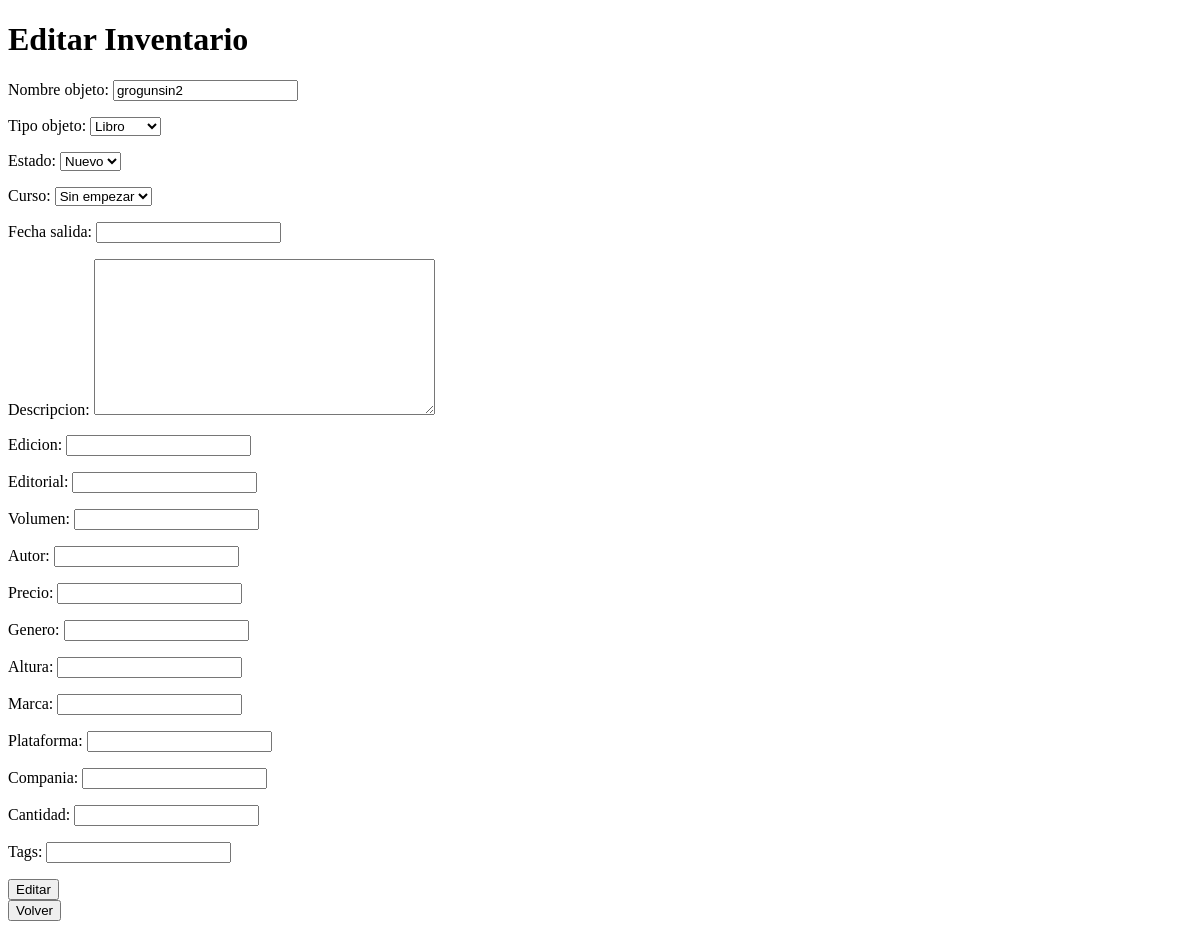
/editar_inventario/5, run on an earlier commit of the app's database.
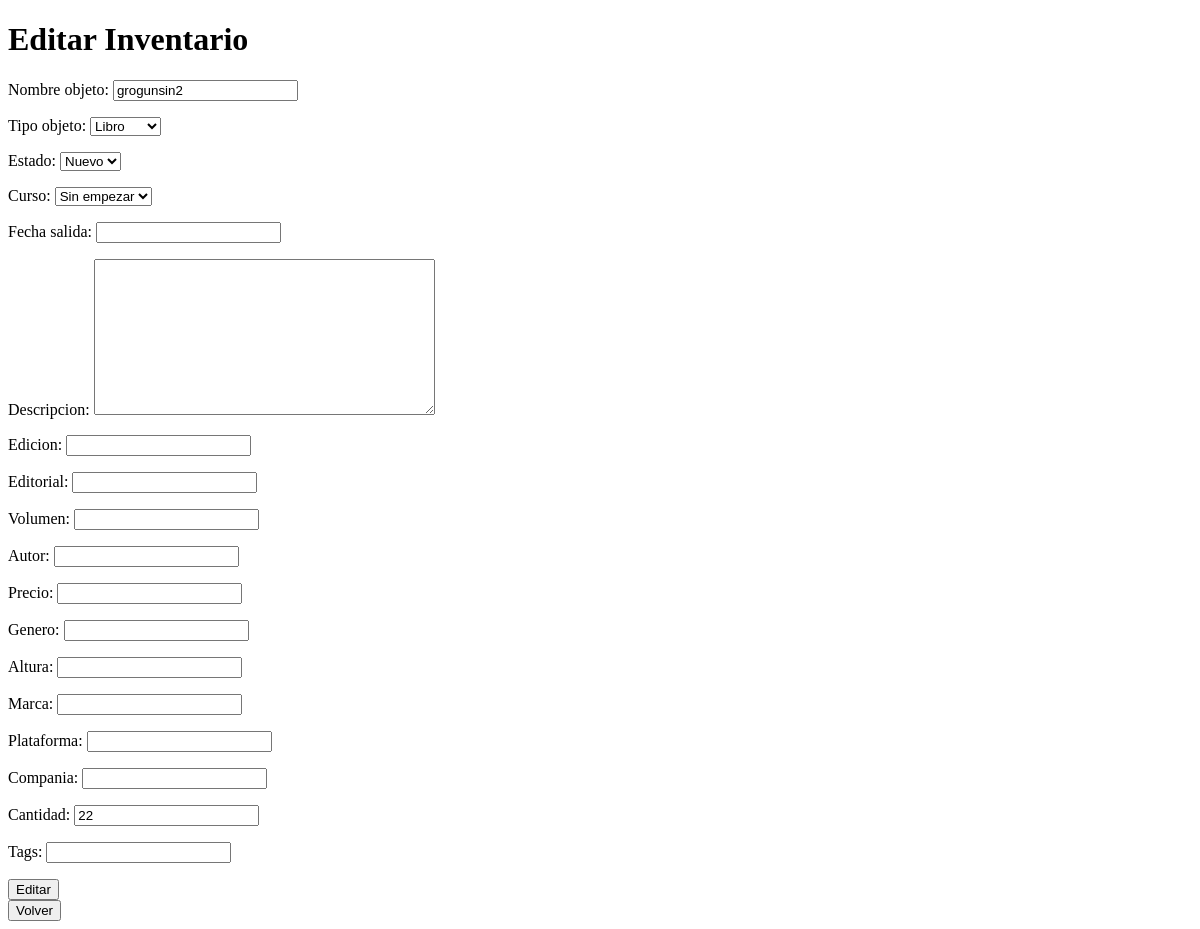
And on a later commit of the database.
### geekapp/models.py (models this page shows, shortened)
class Inventario(models.Model):
    ESTADO_CHOICES = [
        ('nuevo', 'Nuevo'),
        ('bueno', 'Bueno'),
        ('malo', 'Malo'),
    ]
    CURSO_CHOICES = [
        ('sin_empezar', 'Sin empezar'),
        ('empezado', 'Empezado'),
        ('terminado', 'Terminado'),
    ]
    TIPO_CHOICES = [
        ('libro', 'Libro'),
        ('revista', 'Revista'),
        ('cancion', 'Cancion'),
        ('pelicula', 'Pelicula'),
        ('musica', 'Musica'),
        ('otro', 'Otro'),
    ]
    nombre_objeto = models.CharField(max_length=100)
    estado = models.CharField(
        max_length=12,
        choices=ESTADO_CHOICES,
        default='nuevo'
    )
    curso = models.CharField(
        max_length=12,
        choices=CURSO_CHOICES,
        default='sin_empezar'
    )
    tipo_objeto =models.CharField(
        max_length=12,
        choices=TIPO_CHOICES,
        default='libro'
    )
    fecha_salida = models.DateField(null=True, blank=True)
    tags = models.CharField(max_length=100, null=True, blank=True)
    descripcion = models.TextField(null=True, blank=True)
    foto = models.CharField(max_length=200, null=True, blank=True)
    edicion = models.CharField(max_length=100, null=True, blank=True)
    editorial = models.CharField(max_length=100, null=True, blank=True)
    volumen = models.IntegerField(null=True, blank=True)
    autor = models.CharField(max_length=100, null=True, blank=True)
    genero = models.CharField(max_length=100, null=True, blank=True)
    altura = models.IntegerField(null=True, blank=True)
    marca = models.CharField(max_length=100, null=True, blank=True)
    plataforma = models.CharField(max_length=100, null=True, blank=True)
    compania = models.CharField(max_length=100, null=True, blank=True)
    precio = models.DecimalField(max_digits=10, decimal_places=2, null=True, blank=True)
    cantidad = models.IntegerField(null=True, blank=True)
    usuario = models.ForeignKey(settings.AUTH_USER_MODEL, on_delete=models.CASCADE)

### geekapp/views.py (the view)
# urls.py: path('editar_inventario/<int:id>', editar_inventario, name='editar_inventario'),
def editar_inventario(request, id):
    inventario = Inventario.objects.get(id=id)
    if request.method == 'POST':
        form = InventarioForm(request.POST, instance=inventario)
        if form.is_valid():
            form.save()
            return redirect(index_inventario)
    else:
        form = InventarioForm(instance=inventario)
    return render(request, 'editar_inventario.html', {'form': form})

### geekapp/forms.py
class InventarioForm(forms.ModelForm):
    class Meta:
        model = Inventario
        fields = ['nombre_objeto', 'tipo_objeto', 'estado', 'curso', 'fecha_salida', 'descripcion', 'edicion', 'editorial', 'volumen', 'autor', 'precio', 'genero', 'altura', 'marca', 'plataforma', 'compania', 'cantidad', 'tags']

### geekapp/templates/editar_inventario.html (shortened to what this page needs)
<!DOCTYPE html>
<html lang="en">
<head>
</head>
<body>
    <h1>Editar Inventario</h1>
    <form method="POST">
        {{ form.as_p }}
        <button type="submit">Editar</button>
    </form>
    <a href="{% url 'inventario' %}"><input type="submit" value="Volver"></a>
</body>
</html>

What changed in the data, as far as the page shows it:
changed Inventario "grogunsin2": cantidad (not shown) → "22"
